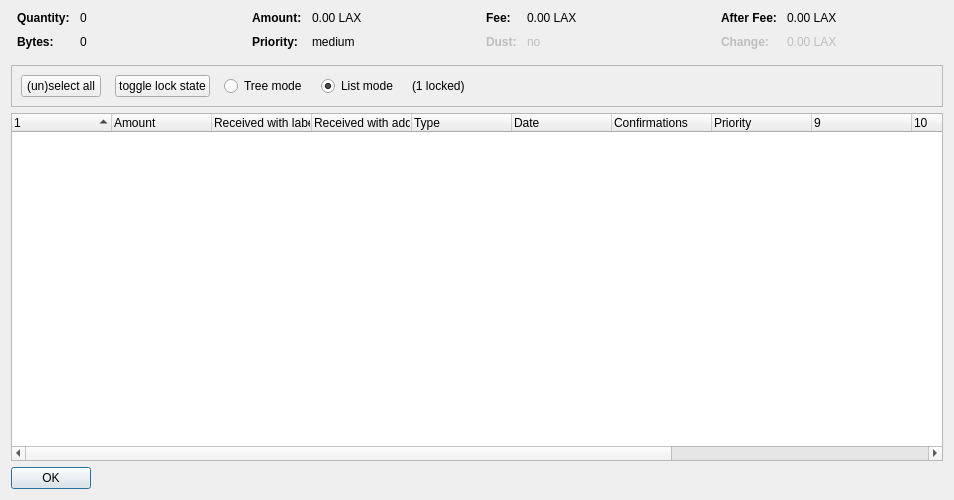
<?xml version="1.0" encoding="UTF-8"?>
<ui version="4.0">
 <class>CoinControlDialog</class>
 <widget class="QDialog" name="CoinControlDialog">
  <property name="geometry">
   <rect>
    <x>0</x>
    <y>0</y>
    <width>954</width>
    <height>500</height>
   </rect>
  </property>
  <property name="windowTitle">
   <string>Coin Selection</string>
  </property>
  <layout class="QVBoxLayout" name="verticalLayout">
   <item>
    <layout class="QHBoxLayout" name="horizontalLayoutTop" stretch="0,0,0,0">
     <property name="topMargin">
      <number>0</number>
     </property>
     <property name="bottomMargin">
      <number>10</number>
     </property>
     <item>
      <layout class="QFormLayout" name="formLayoutCoinControl1">
       <property name="horizontalSpacing">
        <number>10</number>
       </property>
       <property name="verticalSpacing">
        <number>10</number>
       </property>
       <property name="leftMargin">
        <number>6</number>
       </property>
       <property name="rightMargin">
        <number>6</number>
       </property>
       <item row="0" column="0">
        <widget class="QLabel" name="labelCoinControlQuantityText">
         <property name="font">
          <font>
           <weight>75</weight>
           <bold>true</bold>
          </font>
         </property>
         <property name="text">
          <string>Quantity:</string>
         </property>
        </widget>
       </item>
       <item row="0" column="1">
        <widget class="QLabel" name="labelCoinControlQuantity">
         <property name="cursor">
          <cursorShape>IBeamCursor</cursorShape>
         </property>
         <property name="contextMenuPolicy">
          <enum>Qt::ActionsContextMenu</enum>
         </property>
         <property name="text">
          <string notr="true">0</string>
         </property>
         <property name="textInteractionFlags">
          <set>Qt::LinksAccessibleByMouse|Qt::TextSelectableByKeyboard|Qt::TextSelectableByMouse</set>
         </property>
        </widget>
       </item>
       <item row="1" column="0">
        <widget class="QLabel" name="labelCoinControlBytesText">
         <property name="font">
          <font>
           <weight>75</weight>
           <bold>true</bold>
          </font>
         </property>
         <property name="text">
          <string>Bytes:</string>
         </property>
        </widget>
       </item>
       <item row="1" column="1">
        <widget class="QLabel" name="labelCoinControlBytes">
         <property name="cursor">
          <cursorShape>IBeamCursor</cursorShape>
         </property>
         <property name="contextMenuPolicy">
          <enum>Qt::ActionsContextMenu</enum>
         </property>
         <property name="text">
          <string notr="true">0</string>
         </property>
         <property name="textInteractionFlags">
          <set>Qt::LinksAccessibleByMouse|Qt::TextSelectableByKeyboard|Qt::TextSelectableByMouse</set>
         </property>
        </widget>
       </item>
      </layout>
     </item>
     <item>
      <layout class="QFormLayout" name="formLayoutCoinControl2">
       <property name="horizontalSpacing">
        <number>10</number>
       </property>
       <property name="verticalSpacing">
        <number>10</number>
       </property>
       <property name="leftMargin">
        <number>6</number>
       </property>
       <property name="rightMargin">
        <number>6</number>
       </property>
       <item row="0" column="0">
        <widget class="QLabel" name="labelCoinControlAmountText">
         <property name="font">
          <font>
           <weight>75</weight>
           <bold>true</bold>
          </font>
         </property>
         <property name="text">
          <string>Amount:</string>
         </property>
        </widget>
       </item>
       <item row="0" column="1">
        <widget class="QLabel" name="labelCoinControlAmount">
         <property name="cursor">
          <cursorShape>IBeamCursor</cursorShape>
         </property>
         <property name="contextMenuPolicy">
          <enum>Qt::ActionsContextMenu</enum>
         </property>
         <property name="text">
          <string notr="true">0.00 LAX</string>
         </property>
         <property name="textInteractionFlags">
          <set>Qt::LinksAccessibleByMouse|Qt::TextSelectableByKeyboard|Qt::TextSelectableByMouse</set>
         </property>
        </widget>
       </item>
       <item row="1" column="0">
        <widget class="QLabel" name="labelCoinControlPriorityText">
         <property name="font">
          <font>
           <weight>75</weight>
           <bold>true</bold>
          </font>
         </property>
         <property name="text">
          <string>Priority:</string>
         </property>
        </widget>
       </item>
       <item row="1" column="1">
        <widget class="QLabel" name="labelCoinControlPriority">
         <property name="cursor">
          <cursorShape>IBeamCursor</cursorShape>
         </property>
         <property name="contextMenuPolicy">
          <enum>Qt::ActionsContextMenu</enum>
         </property>
         <property name="text">
          <string>medium</string>
         </property>
         <property name="textInteractionFlags">
          <set>Qt::LinksAccessibleByMouse|Qt::TextSelectableByKeyboard|Qt::TextSelectableByMouse</set>
         </property>
        </widget>
       </item>
      </layout>
     </item>
     <item>
      <layout class="QFormLayout" name="formLayoutCoinControl3">
       <property name="horizontalSpacing">
        <number>10</number>
       </property>
       <property name="verticalSpacing">
        <number>10</number>
       </property>
       <property name="leftMargin">
        <number>6</number>
       </property>
       <property name="rightMargin">
        <number>6</number>
       </property>
       <item row="0" column="0">
        <widget class="QLabel" name="labelCoinControlFeeText">
         <property name="font">
          <font>
           <weight>75</weight>
           <bold>true</bold>
          </font>
         </property>
         <property name="text">
          <string>Fee:</string>
         </property>
        </widget>
       </item>
       <item row="0" column="1">
        <widget class="QLabel" name="labelCoinControlFee">
         <property name="cursor">
          <cursorShape>IBeamCursor</cursorShape>
         </property>
         <property name="contextMenuPolicy">
          <enum>Qt::ActionsContextMenu</enum>
         </property>
         <property name="text">
          <string notr="true">0.00 LAX</string>
         </property>
         <property name="textInteractionFlags">
          <set>Qt::LinksAccessibleByMouse|Qt::TextSelectableByKeyboard|Qt::TextSelectableByMouse</set>
         </property>
        </widget>
       </item>
       <item row="1" column="0">
        <widget class="QLabel" name="labelCoinControlLowOutputText">
         <property name="enabled">
          <bool>false</bool>
         </property>
         <property name="font">
          <font>
           <weight>75</weight>
           <bold>true</bold>
          </font>
         </property>
         <property name="text">
          <string>Dust:</string>
         </property>
        </widget>
       </item>
       <item row="1" column="1">
        <widget class="QLabel" name="labelCoinControlLowOutput">
         <property name="enabled">
          <bool>false</bool>
         </property>
         <property name="cursor">
          <cursorShape>IBeamCursor</cursorShape>
         </property>
         <property name="contextMenuPolicy">
          <enum>Qt::ActionsContextMenu</enum>
         </property>
         <property name="text">
          <string>no</string>
         </property>
         <property name="textInteractionFlags">
          <set>Qt::LinksAccessibleByMouse|Qt::TextSelectableByKeyboard|Qt::TextSelectableByMouse</set>
         </property>
        </widget>
       </item>
      </layout>
     </item>
     <item>
      <layout class="QFormLayout" name="formLayoutCoinControl4">
       <property name="horizontalSpacing">
        <number>10</number>
       </property>
       <property name="verticalSpacing">
        <number>10</number>
       </property>
       <property name="leftMargin">
        <number>6</number>
       </property>
       <property name="rightMargin">
        <number>6</number>
       </property>
       <item row="0" column="0">
        <widget class="QLabel" name="labelCoinControlAfterFeeText">
         <property name="font">
          <font>
           <weight>75</weight>
           <bold>true</bold>
          </font>
         </property>
         <property name="text">
          <string>After Fee:</string>
         </property>
        </widget>
       </item>
       <item row="0" column="1">
        <widget class="QLabel" name="labelCoinControlAfterFee">
         <property name="cursor">
          <cursorShape>IBeamCursor</cursorShape>
         </property>
         <property name="contextMenuPolicy">
          <enum>Qt::ActionsContextMenu</enum>
         </property>
         <property name="text">
          <string notr="true">0.00 LAX</string>
         </property>
         <property name="textInteractionFlags">
          <set>Qt::LinksAccessibleByMouse|Qt::TextSelectableByKeyboard|Qt::TextSelectableByMouse</set>
         </property>
        </widget>
       </item>
       <item row="1" column="0">
        <widget class="QLabel" name="labelCoinControlChangeText">
         <property name="enabled">
          <bool>false</bool>
         </property>
         <property name="font">
          <font>
           <weight>75</weight>
           <bold>true</bold>
          </font>
         </property>
         <property name="text">
          <string>Change:</string>
         </property>
        </widget>
       </item>
       <item row="1" column="1">
        <widget class="QLabel" name="labelCoinControlChange">
         <property name="enabled">
          <bool>false</bool>
         </property>
         <property name="cursor">
          <cursorShape>IBeamCursor</cursorShape>
         </property>
         <property name="contextMenuPolicy">
          <enum>Qt::ActionsContextMenu</enum>
         </property>
         <property name="text">
          <string notr="true">0.00 LAX</string>
         </property>
         <property name="textInteractionFlags">
          <set>Qt::LinksAccessibleByMouse|Qt::TextSelectableByKeyboard|Qt::TextSelectableByMouse</set>
         </property>
        </widget>
       </item>
      </layout>
     </item>
    </layout>
   </item>
   <item>
    <widget class="QFrame" name="frame">
     <property name="minimumSize">
      <size>
       <width>0</width>
       <height>40</height>
      </size>
     </property>
     <property name="frameShape">
      <enum>QFrame::StyledPanel</enum>
     </property>
     <property name="frameShadow">
      <enum>QFrame::Sunken</enum>
     </property>
     <layout class="QHBoxLayout" name="horizontalLayout">
      <item>
       <layout class="QHBoxLayout" name="horizontalLayoutPanel" stretch="0,0,0,0,0,0">
        <property name="spacing">
         <number>14</number>
        </property>
        <item>
         <widget class="QPushButton" name="pushButtonSelectAll">
          <property name="sizePolicy">
           <sizepolicy hsizetype="Maximum" vsizetype="Fixed">
            <horstretch>0</horstretch>
            <verstretch>0</verstretch>
           </sizepolicy>
          </property>
          <property name="text">
           <string>(un)select all</string>
          </property>
          <property name="autoDefault">
           <bool>false</bool>
          </property>
         </widget>
        </item>
        <item>
         <widget class="QPushButton" name="pushButtonToggleLock">
          <property name="sizePolicy">
           <sizepolicy hsizetype="Maximum" vsizetype="Fixed">
            <horstretch>0</horstretch>
            <verstretch>0</verstretch>
           </sizepolicy>
          </property>
          <property name="text">
           <string>toggle lock state</string>
          </property>
          <property name="autoDefault">
           <bool>false</bool>
          </property>
         </widget>
        </item>
        <item>
         <widget class="QRadioButton" name="radioTreeMode">
          <property name="sizePolicy">
           <sizepolicy hsizetype="Maximum" vsizetype="Fixed">
            <horstretch>0</horstretch>
            <verstretch>0</verstretch>
           </sizepolicy>
          </property>
          <property name="text">
           <string>Tree mode</string>
          </property>
         </widget>
        </item>
        <item>
         <widget class="QRadioButton" name="radioListMode">
          <property name="sizePolicy">
           <sizepolicy hsizetype="Maximum" vsizetype="Fixed">
            <horstretch>0</horstretch>
            <verstretch>0</verstretch>
           </sizepolicy>
          </property>
          <property name="text">
           <string>List mode</string>
          </property>
          <property name="checked">
           <bool>true</bool>
          </property>
         </widget>
        </item>
        <item>
         <widget class="QLabel" name="labelLocked">
          <property name="text">
           <string>(1 locked)</string>
          </property>
         </widget>
        </item>
        <item>
         <spacer name="horizontalSpacer">
          <property name="orientation">
           <enum>Qt::Horizontal</enum>
          </property>
          <property name="sizeHint" stdset="0">
           <size>
            <width>40</width>
            <height>20</height>
           </size>
          </property>
         </spacer>
        </item>
       </layout>
      </item>
     </layout>
    </widget>
   </item>
   <item>
    <widget class="CoinControlTreeWidget" name="treeWidget">
     <property name="contextMenuPolicy">
      <enum>Qt::CustomContextMenu</enum>
     </property>
     <property name="sortingEnabled">
      <bool>false</bool>
     </property>
     <property name="columnCount">
      <number>13</number>
     </property>
     <attribute name="headerShowSortIndicator" stdset="0">
      <bool>true</bool>
     </attribute>
     <attribute name="headerStretchLastSection">
      <bool>false</bool>
     </attribute>
     <column>
      <property name="text">
       <string/>
      </property>
     </column>
     <column>
      <property name="text">
       <string>Amount</string>
      </property>
     </column>
     <column>
      <property name="text">
       <string>Received with label</string>
      </property>
     </column>
     <column>
      <property name="text">
       <string>Received with address</string>
      </property>
     </column>
     <column>
      <property name="text">
       <string>Type</string>
      </property>
     </column>
     <column>
      <property name="text">
       <string>Date</string>
      </property>
     </column>
     <column>
      <property name="text">
       <string>Confirmations</string>
      </property>
      <property name="toolTip">
       <string>Confirmed</string>
      </property>
     </column>
     <column>
      <property name="text">
       <string>Priority</string>
      </property>
     </column>
     <column>
      <property name="text">
       <string/>
      </property>
     </column>
     <column>
      <property name="text">
       <string/>
      </property>
     </column>
     <column>
      <property name="text">
       <string/>
      </property>
     </column>
     <column>
      <property name="text">
       <string/>
      </property>
     </column>
     <column>
      <property name="text">
       <string/>
      </property>
     </column>
    </widget>
   </item>
   <item>
    <widget class="QDialogButtonBox" name="buttonBox">
     <property name="sizePolicy">
      <sizepolicy hsizetype="Maximum" vsizetype="Fixed">
       <horstretch>0</horstretch>
       <verstretch>0</verstretch>
      </sizepolicy>
     </property>
     <property name="orientation">
      <enum>Qt::Horizontal</enum>
     </property>
     <property name="standardButtons">
      <set>QDialogButtonBox::Ok</set>
     </property>
    </widget>
   </item>
  </layout>
 </widget>
 <customwidgets>
  <customwidget>
   <class>CoinControlTreeWidget</class>
   <extends>QTreeWidget</extends>
   <header>coincontroltreewidget.h</header>
  </customwidget>
 </customwidgets>
 <resources/>
 <connections/>
</ui>
